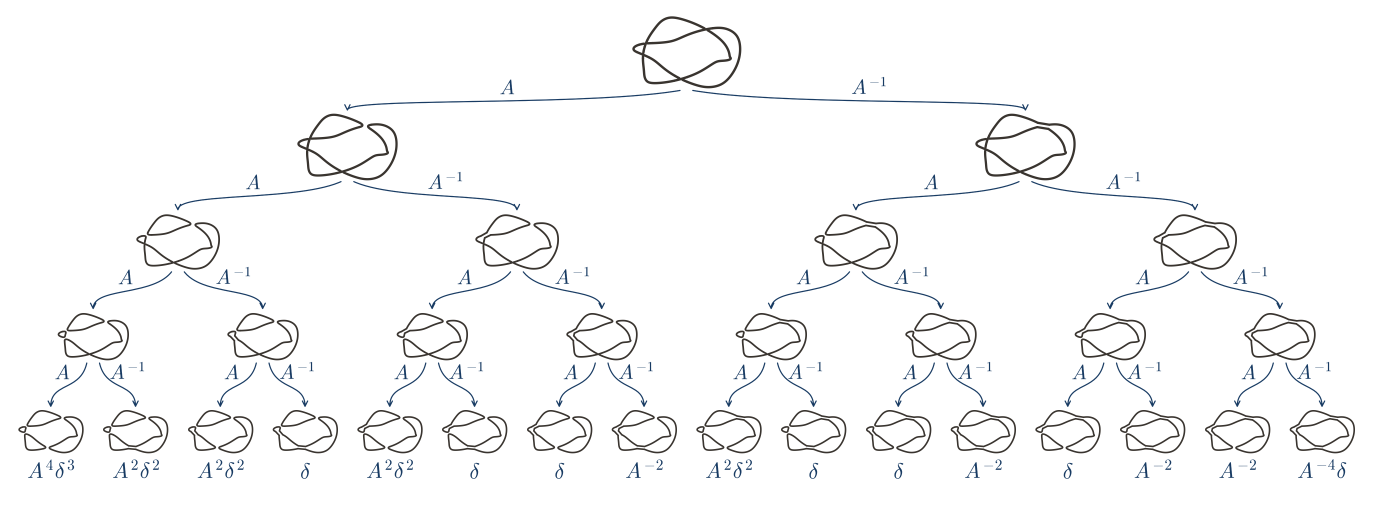
#> input picture figures/jones-L-branching.png, 4119 x 1564 px (shown at 1/3 size)
$ python 07_jones_polynomial.py
#> lines starting #> are read from the running program, lines starting #| are printed output that depends on the picture; after the words box and inside, x2 and y2 are one past the last pixel; in counts of white or black regions, pixels touching at a corner belong together
"""Kauffman bracket smoothing diagrams and the complete 16-state calculation.

Produces and saves in figures/:
  - crossing.png, smoothing-A.png, smoothing-B.png
  - jones-L-branching.png
Also saves editable SVG versions of the figures.

Run from the project folder: python code/07_jones_polynomial.py
Each arrow contributes A or A^{-1}; each closed state with r loops contributes
delta^(r-1). The graph calculation below counts loops independently of drawing.
"""
from pathlib import Path
import itertools
import json
from collections import Counter
import numpy as np
import matplotlib
matplotlib.use('Agg')
import matplotlib.pyplot as plt
from matplotlib.patches import PathPatch, FancyArrowPatch
from matplotlib.path import Path as MPath

ROOT=Path(__file__).resolve().parent
OUT=ROOT.parent/'figures';OUT.mkdir(exist_ok=True)
INK='#39342F';BLUE='#183B63'
plt.rcParams.update({'font.family':'DejaVu Sans','mathtext.fontset':'cm','svg.fonttype':'none'})
raw=np.load(ROOT/'geometry/projected_curves.npz')
#> (reads code/geometry/projected_curves.npz from the repository)
curves=[raw['blue'],raw['red']]

def cross(a,b):return a[...,0]*b[...,1]-a[...,1]*b[...,0]

def intersections(a,b):
 p=a[:-1,:2];r=np.diff(a[:,:2],axis=0);q=b[:-1,:2];s=np.diff(b[:,:2],axis=0)
 d=cross(r[:,None],s[None]);v=q[None]-p[:,None]
 with np.errstate(divide='ignore',invalid='ignore'):
  t=cross(v,s[None])/d;u=cross(v,r[:,None])/d
 result=[]
 for i,j in zip(*np.where((abs(d)>1e-12)&(t>=0)&(t<1)&(u>=0)&(u<1))):
  xy=p[i]+t[i,j]*r[i]
  if not any(np.linalg.norm(xy-c[2])<1e-7 for c in result):result.append((i+t[i,j],j+u[i,j],xy))
 return result

cr=intersections(*curves);assert len(cr)==4
N=len(curves[0])-1
arcs=[np.r_[0,np.cumsum(np.linalg.norm(np.diff(p[:,:2],axis=0),axis=1))] for p in curves]
ports={};port_index={};centers=[];under=[]

def interp(c,indices):
 indices=np.asarray(indices)%N
 return np.column_stack([np.interp(indices,np.arange(N+1),curves[c][:,d]) for d in range(2)])

for k,(i,j,xy) in enumerate(cr):
 centers.append(xy)
 zs=[np.interp(v,np.arange(N+1),curves[c][:,2]) for c,v in enumerate([i,j])]
 under.append(int(zs[1]<zs[0]))
 for c,v in enumerate([i,j]):
  s=arcs[c];position=np.interp(v,np.arange(N+1),s)
  for side,sign in enumerate([-1,1]):
   # Keep crossing neighborhoods disjoint along each component. Otherwise an
   # external arc can incorrectly wrap all the way around the component.
   locations=np.array([np.interp(crossing[c],np.arange(N+1),s) for crossing in cr])
   distances=(locations-position)%s[-1]
   distances=distances[distances>1e-7]
   nearest=min(distances.min(),s[-1]-distances.max())
   radius=min(.30,.32*nearest)
   index=np.interp((position+sign*radius)%s[-1],s,np.arange(N+1))
   pid=4*k+2*c+side;port_index[pid]=index;ports[pid]=interp(c,[index])[0]

# Original curve pieces connect neighboring crossing neighborhoods.
external=[];pieces=[]
for c in range(2):
 order=sorted(range(4),key=lambda k:cr[k][c])
 for previous,next_ in zip(order,order[1:]+order[:1]):
  a=4*previous+2*c+1;b=4*next_+2*c
  lo=port_index[a];hi=port_index[b]
  if hi<=lo:hi+=N
  assert hi-lo<N/2, 'Crossing neighborhoods overlap or an external arc wraps incorrectly'
  external.append((a,b));pieces.append(interp(c,np.linspace(lo,hi,max(20,int(hi-lo)+1))))

pairings=[]
for k,xy in enumerate(centers):
 pids=sorted(range(4*k,4*k+4),key=lambda p:np.arctan2(*(ports[p]-xy)[::-1]))
 pairings.append([[(pids[0],pids[1]),(pids[2],pids[3])],[(pids[1],pids[2]),(pids[3],pids[0])]])

def loops(choices):
 """Count closed state loops by joining the external arcs and local smoothings."""
 parent=list(range(16))
 def root(i):
  while parent[i]!=i:
   parent[i]=parent[parent[i]];i=parent[i]
  return i
 for a,b in external+sum([pairings[k][v] for k,v in enumerate(choices)],[]):parent[root(a)]=root(b)
 return len({root(i) for i in range(16)})

# For this four-crossing projection, the A-resolution is the unique resolution
# into four circles. The B-resolution uses the other local adjacent pairing.
possible=[v for v in itertools.product([0,1],repeat=4) if loops(v)==4]
assert len(possible)==1
A_PAIRING=possible[0]
def resolutions(word):
 """Translate an A/B branch word into the local smoothing at each crossing."""
 return [A_PAIRING[k] if s=='A' else 1-A_PAIRING[k] for k,s in enumerate(word)]

def style(ax):
 ax.set(xlim=(-2.85,2.85),ylim=(-1.95,1.95),aspect='equal');ax.axis('off')

def diagram(ax,word,lw=1.1,gap=.065):
 for p in pieces:ax.plot(*p.T,color=INK,lw=lw,solid_capstyle='round')
 for k,xy in enumerate(centers):
  if k<len(word):
   for a,b in pairings[k][resolutions(word)[k]]:
    # Quadratic rounding joins adjacent ports without introducing a crossing.
    path=MPath([ports[a],xy,ports[b]],[MPath.MOVETO,MPath.CURVE3,MPath.CURVE3])
    ax.add_patch(PathPatch(path,facecolor='none',edgecolor=INK,lw=lw,capstyle='round'))
  else:
   for c in range(2):
    a=4*k+2*c;b=a+1;lo=port_index[a];hi=port_index[b]
    if hi<lo:hi+=N
    ids=np.linspace(lo,hi,60);p=interp(c,ids)
    if c==under[k]:
     p[np.linalg.norm(p-xy,axis=1)<gap]=np.nan
    ax.plot(*p.T,color=INK,lw=lw,solid_capstyle='round')
 style(ax)

def contribution(word):
 r=loops(resolutions(word));power=word.count('A')-word.count('B')
 a='' if power==0 else ('A' if power==1 else 'A^{'+str(power)+'}')
 d='' if r==1 else (r'\delta' if r==2 else r'\delta^{'+str(r-1)+'}')
 return a+d or '1'

def save(fig,name,dpi=300):
 for ext in ['png','svg']:fig.savefig(OUT/(name+'.'+ext),dpi=dpi,transparent=True,pad_inches=0)
 plt.close(fig)

def icon(name):
 fig=plt.figure(figsize=(1,1));ax=fig.add_axes([0,0,1,1]);ax.set(xlim=(-1,1),ylim=(-1,1),aspect='equal');ax.axis('off')
 if name=='crossing':
  paths=[np.array([[-.75,.75],[.75,-.75]]),np.array([[-.75,-.75],[-.16,-.16]]),np.array([[.16,.16],[.75,.75]])]
  for p in paths:ax.plot(*p.T,color=INK,lw=4,solid_capstyle='round')
 else:
  t=np.linspace(-.75,.75,100)
  for sign in [-1,1]:
   x=t;y=sign*(.32+.72*t*t)
   if name=='smoothing-B':x,y=y,x
   ax.plot(x,y,color=INK,lw=4,solid_capstyle='round')
 save(fig,name,dpi=256)

def tree():
 import cairosvg
 layout=json.loads((ROOT/'geometry/tree_layout.json').read_text())
 width,height=layout['width'],layout['height']
 all_points=np.concatenate([p[:,:2] for p in curves])
 low=all_points.min(axis=0);high=all_points.max(axis=0)
 parts=[f'<svg xmlns="http://www.w3.org/2000/svg" width="{width}" height="{height}" viewBox="0 0 {width} {height}">']
 for node in layout['nodes']:
  word=node['state'];x0,y0,x1,y1=node['box']
  stroke=.85*layout['stroke_widths'][len(word)]
  # A small inset leaves room for the round end caps at the diagram's bounds.
  inset=stroke/2
  def screen(p):
   p=np.asarray(p)
   x=x0+inset+(p[...,0]-low[0])/(high[0]-low[0])*(x1-x0-2*inset)
   y=y1-inset-(p[...,1]-low[1])/(high[1]-low[1])*(y1-y0-2*inset)
   return np.stack([x,y],axis=-1)
  def polyline(p):
   chunks=[];run=[]
   for pt in screen(p):
    if not np.isfinite(pt).all():
     if run:chunks.append(run);run=[]
    else:run.append(pt)
   if run:chunks.append(run)
   return ' '.join('M'+' L'.join(f'{x:.4f},{y:.4f}' for x,y in chunk) for chunk in chunks)
  parts.append(f'<g id="state-{word or "root"}" fill="none" stroke="{INK}" stroke-width="{stroke}" stroke-linecap="round" stroke-linejoin="round">')
  for p in pieces:parts.append(f'<path d="{polyline(p)}"/>')
  for k,xy in enumerate(centers):
   if k<len(word):
    for aa,bb in pairings[k][resolutions(word)[k]]:
     va=ports[aa]-xy;vb=ports[bb]-xy
     va/=np.linalg.norm(va);vb/=np.linalg.norm(vb)
     mid=va+vb
     mid/=np.linalg.norm(mid)
     # Broad-angle smoothings need visible separation at the old crossing.
     # Join ports within their own sectors, away from the old crossing,
     # so thick strokes do not merge into an apparent new crossing.
     control=xy.copy()
     if np.dot(va,vb)<0:
      control=(ports[aa]+ports[bb])/2
     p0,p1,p2=screen([ports[aa],control,ports[bb]])
     parts.append(f'<path d="M{p0[0]:.4f},{p0[1]:.4f} Q{p1[0]:.4f},{p1[1]:.4f} {p2[0]:.4f},{p2[1]:.4f}"/>')
   else:
    for c in range(2):
     aa=4*k+2*c;bb=aa+1;lo=port_index[aa];hi=port_index[bb]
     if hi<lo:hi+=N
     p=interp(c,np.linspace(lo,hi,80))
     if c==under[k]:p[np.linalg.norm(p-xy,axis=1)<.08]=np.nan
     parts.append(f'<path d="{polyline(p)}"/>')
  parts.append('</g>')
 # Figure: curved branch arrows, A/A^{-1} weights and terminal contributions.
 # Explicit vector outlines preserve the typography and layout of this figure.
 d=' '.join('M'+' L'.join(f'{x},{y}' for x,y in p)+' Z' for p in layout['navy_paths'])
 parts.append(f'<path fill="{BLUE}" fill-rule="evenodd" d="{d}"/>')
 parts.append('</svg>')
 svg=''.join(parts)
 (OUT/'jones-L-branching.svg').write_text(svg)
 cairosvg.svg2png(bytestring=svg.encode(),write_to=str(OUT/'jones-L-branching.png'))

def validate_rendered_states():
 """Check the actual final diagrams, including stroke separation at export size."""
 from PIL import Image
 from scipy.ndimage import label, binary_fill_holes
 rgba=np.asarray(Image.open(OUT/'jones-L-branching.png').convert('RGBA'))
 palette=np.array([[57,52,47],[24,59,99]])
 nearest=((rgba[:,:,:3].astype(float)[:,:,None]-palette[None,None])**2).sum(-1).argmin(-1)
 ink=(rgba[:,:,3]>127)&(nearest==0)
 layout=json.loads((ROOT/'geometry/tree_layout.json').read_text())
 checks=[]
 for node in layout['nodes']:
  word=node['state']
  if len(word)!=4:continue
  x0,y0,x1,y1=node['box']
  mask=np.pad(ink[y0-3:y1+3,x0-3:x1+3],4)
  _,components=label(mask)
  _,holes=label(binary_fill_holes(mask)&~mask)
  expected=loops(resolutions(word))
  assert components==holes==expected,(word,components,holes,expected)
  checks.append({'state':word,'visible_closed_loops':components,'expected':expected})
 print('PASS: all 16 rendered states have exactly the expected number of separate closed loops.')

def calculation():
 """Check the 16 state weights and simplify the bracket using integer arithmetic."""
 terms=Counter();rows=[]
 for chars in itertools.product('AB',repeat=4):
  word=''.join(chars);r=loops(resolutions(word));a=word.count('A')-word.count('B')
  terms[(a,r-1)]+=1
  rows.append({'state':word,'A_exponent':a,'loops':r,'delta_exponent':r-1})
 expected={(4,3):1,(2,2):4,(0,1):6,(-2,0):4,(-4,1):1}
 assert dict(terms)==expected
 polynomial=Counter()
 for (a,d),multiplicity in terms.items():
  p=Counter({a:multiplicity})
  for _ in range(d):
   q=Counter()
   for k,v in p.items():q[k+2]-=v;q[k-2]-=v
   p=q
  for k,v in p.items():polynomial[k]+=v
 polynomial={k:v for k,v in polynomial.items() if v}
 assert polynomial=={10:-1,6:1,2:-1,-6:-1},polynomial
 print('PASS: all 16 loop counts, delta sum, bracket simplification and Jones normalization.')

from pathlib import Path
from io import BytesIO
import json
import cairosvg
from PIL import Image

ROOT=Path(__file__).resolve().parent
OUT=ROOT.parent/'figures'
OUT.mkdir(exist_ok=True)
DRAWINGS=json.loads((ROOT/'geometry'/'07_rule_drawings.json').read_text())
#> (reads code/geometry/07_rule_drawings.json from the repository)

def render_figure(name):
    """Draw the named diagram from its saved vector coordinates.

    Each layer stores filled outlines for curves, labels, arrows or gaps.
    The even-odd fill rule keeps interior holes open. CairoSVG rasterizes
    the same SVG to a transparent PNG; no existing PNG is loaded.
    """
    # Read this figure's canvas size, colors and ordered outline layers.
    drawing=DRAWINGS[name]
    width,height=drawing['width'],drawing['height']
    parts=[f'<svg xmlns="http://www.w3.org/2000/svg" width="{width}" height="{height}" viewBox="0 0 {width} {height}">']
    for layer in drawing['layers']:
        path=' '.join('M'+' L'.join(f'{x},{y}' for x,y in p)+' Z' for p in layer['paths'])
        color=layer['color']
        opacity=layer.get('opacity',1.)
        parts.append(f'<path d="{path}" fill="{color}" fill-opacity="{opacity}" fill-rule="evenodd"/>')
    parts.append('</svg>')
    # Save the vector drawing and rasterize it at its original canvas size.
    svg=''.join(parts)
    (OUT/(name+'.svg')).write_text(svg)
    rendered=cairosvg.svg2png(bytestring=svg.encode())
    image=Image.open(BytesIO(rendered)).convert('RGBA')
    metadata={}
    if drawing['dpi']:metadata['dpi']=tuple(drawing['dpi'])
    image.save(OUT/(name+'.png'),**metadata)
    print('Saved',name+'.png')

if __name__=='__main__':
 # Figure: one crossing and its A and B smoothings for an inline equation.
 for name in ['crossing','smoothing-A','smoothing-B']:render_figure(name)
#> (the call stopped at in render_figure, `rendered=cairosvg.svg2png(bytestring=svg.encode())`: cairosvg is not available in this run)
 # Figure: horizontal branching tree, A on the left and A^{-1} on the right.
 calculation();tree();validate_rendered_states()
#> (reads code/geometry/tree_layout.json from the repository)
#> in validate_rendered_states, rgba is the input picture: shape (1564, 4119, 4); mean R, G, B, A 2, 2.3, 2.7, 8.8
#> in validate_rendered_states, `nearest=((rgba[:,:,:3].astype(float)[:,:,None]-palette[None,None])**2)..`:
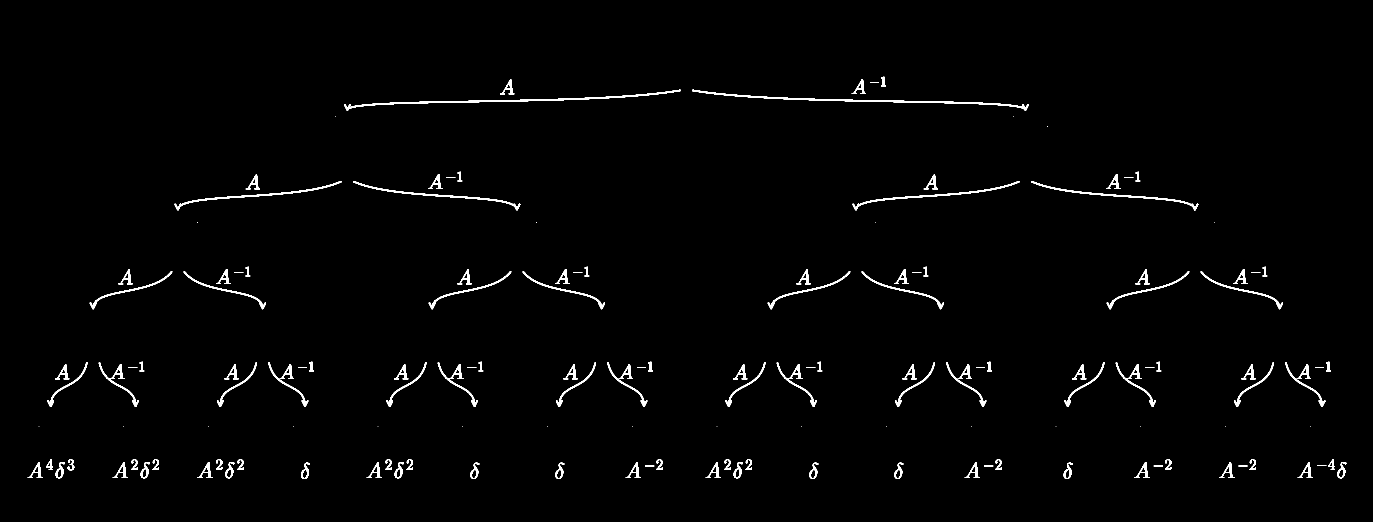
#> nearest: shape (1564, 4119) int64 (shown at 1/3 size); values 0 (black) and 1 (white), 1.3% white; 151 white regions (23 under 20 px), largest, box (x1, y1, x2, y2) and area: (2076, 269, 3086, 332) 4786, (1032, 269, 2042, 332) 4779, (524, 543, 1025, 631) 2480
#> in validate_rendered_states, `ink=(rgba[:,:,3]>127)&(nearest==0)`:
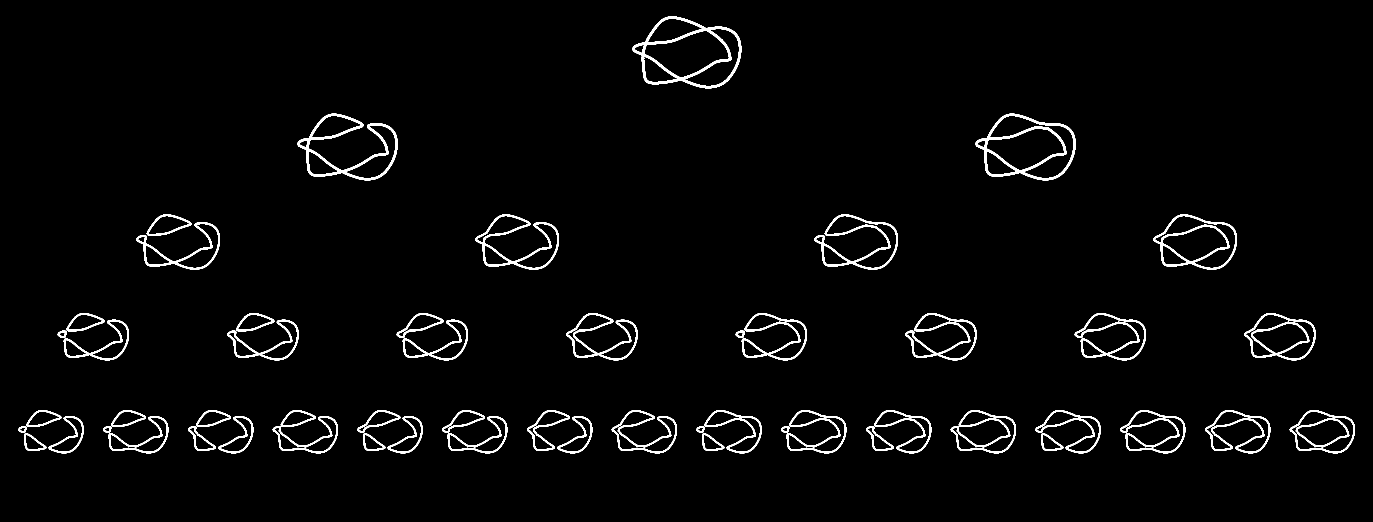
#> ink: shape (1564, 4119) bool (shown at 1/3 size); 2.5% white; 55 white regions, largest, box (x1, y1, x2, y2) and area: (1897, 49, 2224, 265) 10707, (2926, 341, 3227, 541) 9350, (892, 341, 1193, 541) 9186
#> the loop in validate_rendered_states, `for node in layout['nodes']:` made 31 passes
#> (components, holes) on passes 16 to 27: (4, 4), (3, 3), (3, 3), (2, 2), (3, 3), (2, 2), (2, 2), (1, 1), (3, 3), (2, 2), (2, 2), (1, 1)
#> after the loop in validate_rendered_states, `for node in layout['nodes']:`:
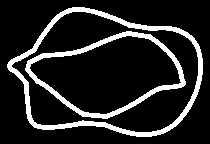
#> mask: shape (144, 210) bool; 14.3% white; 2 white regions, box (x1, y1, x2, y2) and area: (7, 7, 203, 137) 2517, (25, 31, 186, 119) 1793
#> after the loop in validate_rendered_states, `for node in layout['nodes']:`: checks = 16 items
